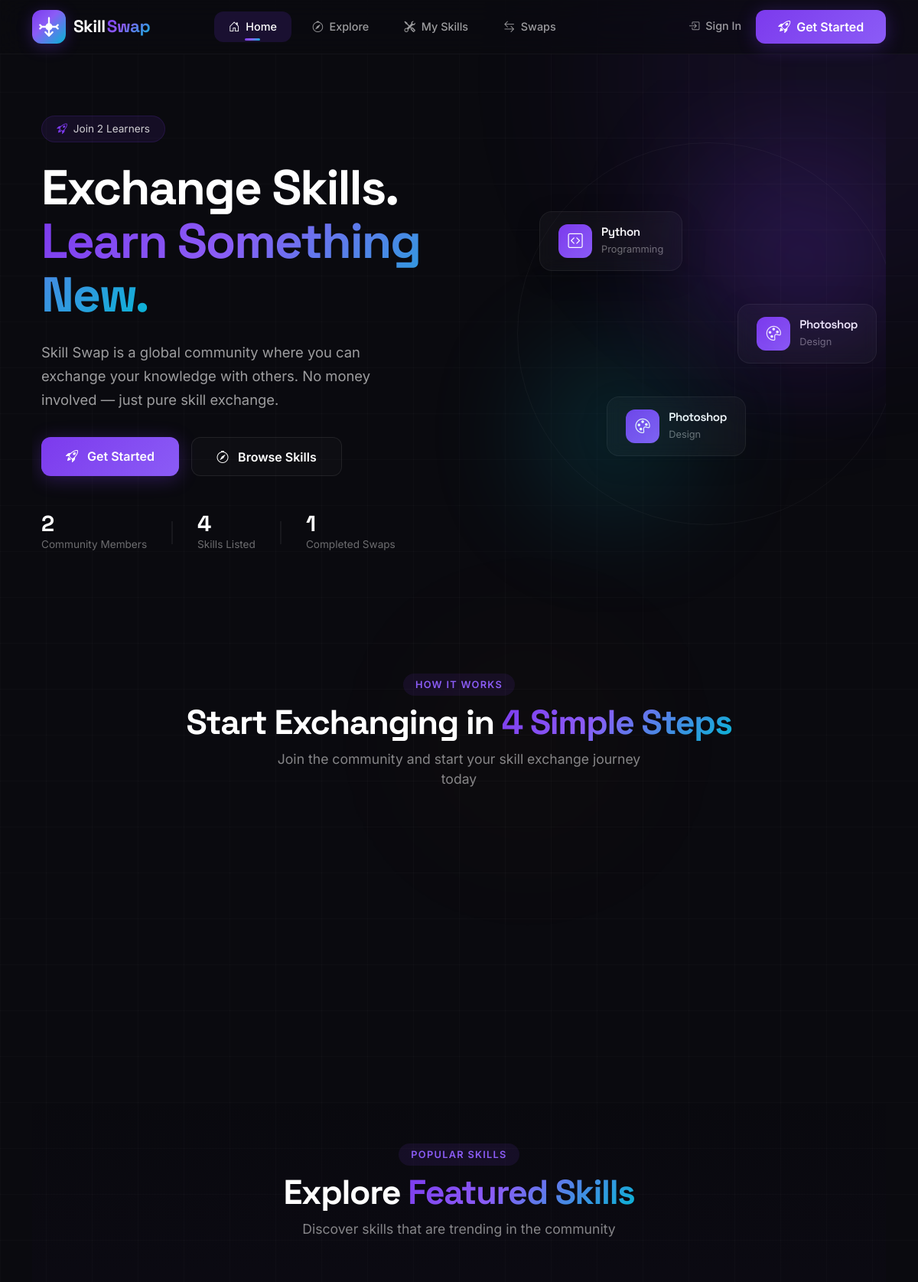
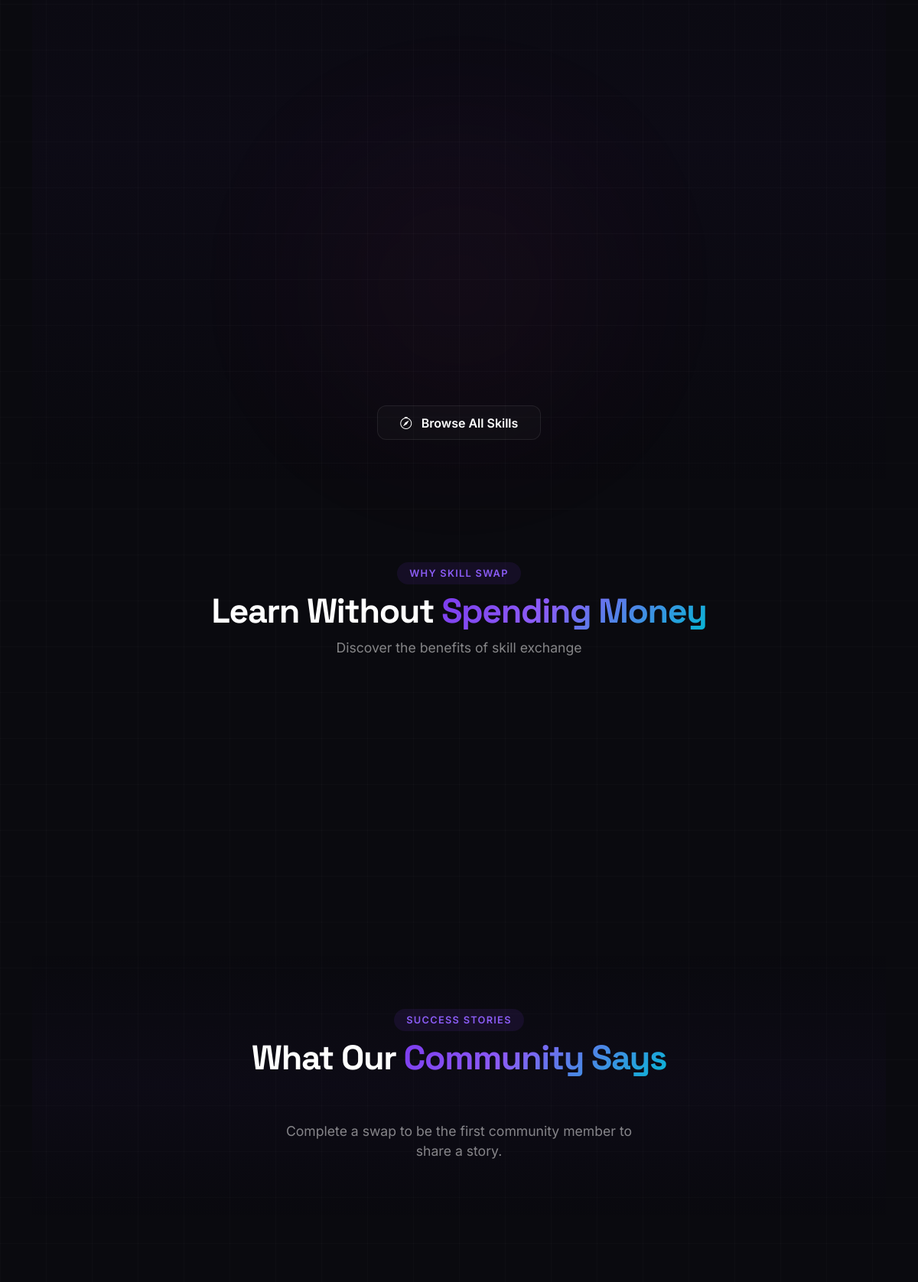
The page / (upper part) on the database its author committed (2 pictures, top to bottom).
### skills/models.py (models this page shows, shortened)
class Skill(models.Model):
    SKILL_TYPES = [
        ('offer', 'I can teach this'),
        ('want', 'I want to learn this'),
    ]
    CATEGORY_CHOICES = [
        ('programming', 'Programming'),
        ('design', 'Design'),
        ('music', 'Music'),
        ('arts', 'Arts'),
        ('language', 'Language'),
        ('business', 'Business'),
        ('fitness', 'Fitness'),
        ('other', 'Other'),
    ]
    user = models.ForeignKey(User, on_delete=models.CASCADE, related_name='skills')
    name = models.CharField(max_length=100)
    category = models.CharField(max_length=50, choices=CATEGORY_CHOICES)
    skill_type = models.CharField(max_length=10, choices=SKILL_TYPES)
    description = models.TextField(max_length=500, blank=True)
    icon = models.CharField(max_length=50, default='bi bi-tools')
    color = models.CharField(max_length=100, default='linear-gradient(135deg, #7c3aed, #8b5cf6)')
    created_at = models.DateTimeField(auto_now_add=True)
    updated_at = models.DateTimeField(auto_now=True)

### skills/views.py (the view)
# urls.py: 2. Add a URL to urlpatterns:  path('', views.home, name='home')
def home(request):
    featured_skills = Skill.objects.all().select_related('user', 'user__profile').order_by('-created_at')[:6]
    total_skills = Skill.objects.count()
    total_users = User.objects.count()
    completed_swaps = SwapRequest.objects.filter(status='completed').count()
    community_reviews = Review.objects.filter(comment__isnull=False).exclude(comment='').select_related('reviewer', 'reviewer__profile').order_by('-created_at')[:3]
    context = {
        'featured_skills': featured_skills,
        'total_skills': total_skills,
        'total_users': total_users,
        'completed_swaps': completed_swaps,
        'community_reviews': community_reviews,
    }
    return render(request, 'index.html', context)

### swap/context_processors.py (called while the page is built, shortened)
def notification_counts(request):
    if not request.user.is_authenticated:
        return {}

### templates/index.html (shortened to what this page needs)
{% extends 'base.html' %}
{% load static %}
{% block content %}
<section class="hero-section">
    <div class="container">
        <div class="row align-items-center min-vh-75">
            <div class="col-lg-7">
                <div class="hero-content">
                    <div class="hero-badge">
                        <i class="bi bi-rocket-takeoff"></i>
                        <span>Join {{ total_users }} Learner{{ total_users|pluralize }}</span>
                    </div>
                    <h1 class="hero-title">
                        Exchange Skills.
                        <br>
                        <span class="gradient-text">Learn Something New.</span>
                    </h1>
                    <p class="hero-description">
                        Skill Swap is a global community where you can exchange your knowledge
                        with others. No money involved — just pure skill exchange.
                    </p>
                    <div class="hero-actions">
                        {% if user.is_authenticated %}
                            <a href="{% url 'profile' %}" class="btn btn-glow btn-lg">
                                <i class="bi bi-person me-2"></i> My Profile
                            </a>
                            <a href="{% url 'skill_list' %}" class="btn btn-outline-glass btn-lg">
                                <i class="bi bi-compass me-2"></i> Browse Skills
                            </a>
                        {% else %}
                            <a href="{% url 'register' %}" class="btn btn-glow btn-lg">
                                <i class="bi bi-rocket-takeoff me-2"></i> Get Started
                            </a>
                            <a href="{% url 'skill_list' %}" class="btn btn-outline-glass btn-lg">
                                <i class="bi bi-compass me-2"></i> Browse Skills
                            </a>
                        {% endif %}
                    </div>
                    <div class="hero-stats">
                        <div class="stat-item">
                            <span class="stat-number" data-count="{{ total_users }}">{{ total_users }}</span>
                            <span class="stat-label">Community Members</span>
                        </div>
                        <div class="stat-divider"></div>
                        <div class="stat-item">
                            <span class="stat-number" data-count="{{ total_skills }}">{{ total_skills }}</span>
                            <span class="stat-label">Skills Listed</span>
                        </div>
                        <div class="stat-divider"></div>
                        <div class="stat-item">
                            <span class="stat-number" data-count="{{ completed_swaps }}">{{ completed_swaps }}</span>
                            <span class="stat-label">Completed Swaps</span>
                        </div>
                    </div>
                </div>
            </div>
            <div class="col-lg-5">
                <div class="hero-visual">
                    <div class="floating-cards">
                        {% for skill in featured_skills|slice:":3" %}
                        <div class="float-card card-{{ forloop.counter }} animate-float{% if forloop.counter > 1 %}-delay-{{ forloop.counter0 }}{% endif %}">
                            <div class="card-icon card-icon-1">
                                <i class="{{ skill.icon|default:'bi bi-tools' }}"></i>
                            </div>
                            <div class="card-info">
                                <h6>{{ skill.name }}</h6>
                                <span>{{ skill.get_category_display }}</span>
                            </div>
                        </div>
                        {% endfor %}
                    </div>
                    <div class="hero-orb orb-1"></div>
                    <div class="hero-orb orb-2"></div>
                    <div class="hero-ring"></div>
                </div>
            </div>
        </div>
    </div>
</section>
<section class="how-it-works section-padding">
    <div class="container">
        <div class="section-header text-center">
            <span class="section-tag">How It Works</span>
            <h2 class="section-title">
                Start Exchanging in
                <span class="gradient-text">4 Simple Steps</span>
            </h2>
            <p class="section-description">
                Join the community and start your skill exchange journey today
            </p>
        </div>
        <div class="row g-4">
            <div class="col-lg-3 col-md-6">
            </div>
            <div class="col-lg-3 col-md-6">
            </div>
            <div class="col-lg-3 col-md-6">
            </div>
            <div class="col-lg-3 col-md-6">
            </div>
        </div>
    </div>
</section>
<section class="featured-skills section-padding bg-gradient-section">
    <div class="container">
        <div class="section-header text-center">
            <span class="section-tag">Popular Skills</span>
            <h2 class="section-title">
                Explore
                <span class="gradient-text">Featured Skills</span>
            </h2>
            <p class="section-description">
                Discover skills that are trending in the community
            </p>
        </div>
        <div class="row g-4">
            {% if featured_skills %}
                {% for skill in featured_skills %}
                <div class="col-lg-4 col-md-6">
                </div>
                {% endfor %}
            {% endif %}
        </div>
        <div class="text-center mt-5">
            <a href="{% url 'skill_list' %}" class="btn btn-outline-glass">
                <i class="bi bi-compass me-2"></i> Browse All Skills
            </a>
        </div>
    </div>
</section>
<section class="why-section section-padding">
    <div class="container">
        <div class="section-header text-center">
            <span class="section-tag">Why Skill Swap</span>
            <h2 class="section-title">
                Learn Without
                <span class="gradient-text">Spending Money</span>
            </h2>
            <p class="section-description">
                Discover the benefits of skill exchange
            </p>
        </div>
        <div class="row g-4">
            <div class="col-lg-3 col-md-6">
            </div>
            <div class="col-lg-3 col-md-6">
            </div>
            <div class="col-lg-3 col-md-6">
            </div>
            <div class="col-lg-3 col-md-6">
            </div>
        </div>
    </div>
</section>
<section class="testimonials section-padding bg-gradient-section" id="testimonials">
    <div class="container">
        <div class="section-header text-center">
            <span class="section-tag">Success Stories</span>
            <h2 class="section-title">
                What Our
                <span class="gradient-text">Community Says</span>
            </h2>
        </div>
        {% if community_reviews %}
        <div class="row g-4">
            {% for review in community_reviews %}
            <div class="col-lg-4 col-md-6">
                <div class="testimonial-card animate-on-scroll"{% if forloop.counter0 %} style="animation-delay: {{ forloop.counter0 }}00ms;"{% endif %}>
                    <div class="testimonial-rating" aria-label="{{ review.rating }} out of 5 stars">
                        {% for star in '12345' %}
                        <i class="bi {% if forloop.counter <= review.rating %}bi-star-fill{% else %}bi-star{% endif %}"></i>
                        {% endfor %}
                    </div>
                    <p class="testimonial-text">“{{ review.comment }}”</p>
                    <div class="testimonial-author">
                        {% if review.reviewer.profile.avatar %}
                        <img src="{{ review.reviewer.profile.avatar.url }}" alt="{{ review.reviewer.username }}">
                        {% else %}
                        <img src="https://ui-avatars.com/api/?name={{ review.reviewer.username|urlencode }}&background=7c3aed&color=fff&size=40" alt="{{ review.reviewer.username }}">
                        {% endif %}
                        <div>
                            <h6>{{ review.reviewer.get_full_name|default:review.reviewer.username }}</h6>
                            <span>{{ review.created_at|date:"F Y" }}</span>
                        </div>
                    </div>
                </div>
            </div>
            {% endfor %}
        </div>
        {% else %}
        <p class="section-description text-center mb-0">Complete a swap to be the first community member to share a story.</p>
        {% endif %}
    </div>
</section>
{% if not user.is_authenticated %}
<section class="cta-section section-padding">
</section>
{% endif %}
{% endblock %}

### rows shown on the page
Skill: name "Python", category "Programming"
Skill: name "Photoshop", category "Design"
Skill: name "Photoshop", category "Design"

### other values the page prints
{{ total_users }} "2"
{{ total_skills }} "4"
{{ completed_swaps }} "1"
